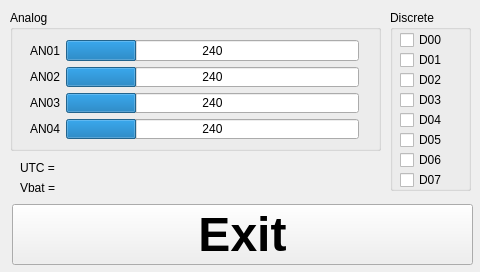
<?xml version="1.0" encoding="UTF-8"?>
<ui version="4.0">
 <class>Tester</class>
 <widget class="QWidget" name="Tester">
  <property name="geometry">
   <rect>
    <x>0</x>
    <y>0</y>
    <width>480</width>
    <height>272</height>
   </rect>
  </property>
  <property name="windowTitle">
   <string>TestWidget</string>
  </property>
  <widget class="QGroupBox" name="discreteBox">
   <property name="geometry">
    <rect>
     <x>390</x>
     <y>10</y>
     <width>81</width>
     <height>181</height>
    </rect>
   </property>
   <property name="title">
    <string>Discrete</string>
   </property>
   <widget class="QCheckBox" name="checkBoxD0">
    <property name="enabled">
     <bool>true</bool>
    </property>
    <property name="geometry">
     <rect>
      <x>10</x>
      <y>20</y>
      <width>61</width>
      <height>20</height>
     </rect>
    </property>
    <property name="text">
     <string>D00</string>
    </property>
   </widget>
   <widget class="QCheckBox" name="checkBoxD1">
    <property name="geometry">
     <rect>
      <x>10</x>
      <y>40</y>
      <width>61</width>
      <height>20</height>
     </rect>
    </property>
    <property name="text">
     <string>D01</string>
    </property>
   </widget>
   <widget class="QCheckBox" name="checkBoxD2">
    <property name="geometry">
     <rect>
      <x>10</x>
      <y>60</y>
      <width>61</width>
      <height>20</height>
     </rect>
    </property>
    <property name="text">
     <string>D02</string>
    </property>
   </widget>
   <widget class="QCheckBox" name="checkBoxD3">
    <property name="geometry">
     <rect>
      <x>10</x>
      <y>80</y>
      <width>61</width>
      <height>20</height>
     </rect>
    </property>
    <property name="text">
     <string>D03</string>
    </property>
   </widget>
   <widget class="QCheckBox" name="checkBoxD4">
    <property name="geometry">
     <rect>
      <x>10</x>
      <y>100</y>
      <width>61</width>
      <height>20</height>
     </rect>
    </property>
    <property name="text">
     <string>D04</string>
    </property>
   </widget>
   <widget class="QCheckBox" name="checkBoxD5">
    <property name="geometry">
     <rect>
      <x>10</x>
      <y>120</y>
      <width>61</width>
      <height>20</height>
     </rect>
    </property>
    <property name="text">
     <string>D05</string>
    </property>
   </widget>
   <widget class="QCheckBox" name="checkBoxD6">
    <property name="geometry">
     <rect>
      <x>10</x>
      <y>140</y>
      <width>61</width>
      <height>20</height>
     </rect>
    </property>
    <property name="text">
     <string>D06</string>
    </property>
   </widget>
   <widget class="QCheckBox" name="checkBoxD7">
    <property name="geometry">
     <rect>
      <x>10</x>
      <y>160</y>
      <width>61</width>
      <height>20</height>
     </rect>
    </property>
    <property name="text">
     <string>D07</string>
    </property>
   </widget>
  </widget>
  <widget class="QGroupBox" name="analogBox">
   <property name="geometry">
    <rect>
     <x>10</x>
     <y>10</y>
     <width>371</width>
     <height>141</height>
    </rect>
   </property>
   <property name="sizePolicy">
    <sizepolicy hsizetype="Maximum" vsizetype="Fixed">
     <horstretch>0</horstretch>
     <verstretch>0</verstretch>
    </sizepolicy>
   </property>
   <property name="title">
    <string>Analog</string>
   </property>
   <widget class="QWidget" name="gridLayoutWidget">
    <property name="geometry">
     <rect>
      <x>9</x>
      <y>19</y>
      <width>351</width>
      <height>121</height>
     </rect>
    </property>
    <layout class="QGridLayout" name="gridLayout">
     <item row="2" column="0">
      <widget class="QLabel" name="labelAn2">
       <property name="text">
        <string>AN03</string>
       </property>
      </widget>
     </item>
     <item row="1" column="0">
      <widget class="QLabel" name="labelAn1">
       <property name="text">
        <string>AN02</string>
       </property>
      </widget>
     </item>
     <item row="0" column="0">
      <widget class="QLabel" name="labelAn0">
       <property name="text">
        <string>AN01</string>
       </property>
      </widget>
     </item>
     <item row="2" column="1">
      <widget class="QProgressBar" name="barAn3">
       <property name="maximum">
        <number>1000</number>
       </property>
       <property name="value">
        <number>240</number>
       </property>
       <property name="format">
        <string>%v</string>
       </property>
      </widget>
     </item>
     <item row="1" column="1">
      <widget class="QProgressBar" name="barAn2">
       <property name="maximum">
        <number>1000</number>
       </property>
       <property name="value">
        <number>240</number>
       </property>
       <property name="format">
        <string>%v</string>
       </property>
      </widget>
     </item>
     <item row="0" column="1">
      <widget class="QProgressBar" name="barAn1">
       <property name="maximum">
        <number>1000</number>
       </property>
       <property name="value">
        <number>240</number>
       </property>
       <property name="format">
        <string>%v</string>
       </property>
      </widget>
     </item>
     <item row="3" column="1">
      <widget class="QProgressBar" name="barAn4">
       <property name="maximum">
        <number>1000</number>
       </property>
       <property name="value">
        <number>240</number>
       </property>
       <property name="format">
        <string>%v</string>
       </property>
      </widget>
     </item>
     <item row="3" column="0">
      <widget class="QLabel" name="labelAn3">
       <property name="text">
        <string>AN04</string>
       </property>
      </widget>
     </item>
    </layout>
   </widget>
  </widget>
  <widget class="QLabel" name="labelVbat">
   <property name="geometry">
    <rect>
     <x>20</x>
     <y>180</y>
     <width>111</width>
     <height>16</height>
    </rect>
   </property>
   <property name="text">
    <string>Vbat = </string>
   </property>
  </widget>
  <widget class="QLabel" name="labelTimeUtc">
   <property name="geometry">
    <rect>
     <x>20</x>
     <y>160</y>
     <width>281</width>
     <height>16</height>
    </rect>
   </property>
   <property name="text">
    <string>UTC = </string>
   </property>
  </widget>
  <widget class="QPushButton" name="exitButton">
   <property name="geometry">
    <rect>
     <x>12</x>
     <y>204</y>
     <width>461</width>
     <height>61</height>
    </rect>
   </property>
   <property name="font">
    <font>
     <pointsize>36</pointsize>
     <weight>75</weight>
     <bold>true</bold>
    </font>
   </property>
   <property name="text">
    <string>Exit</string>
   </property>
  </widget>
 </widget>
 <layoutdefault spacing="6" margin="11"/>
 <resources/>
 <connections/>
</ui>
